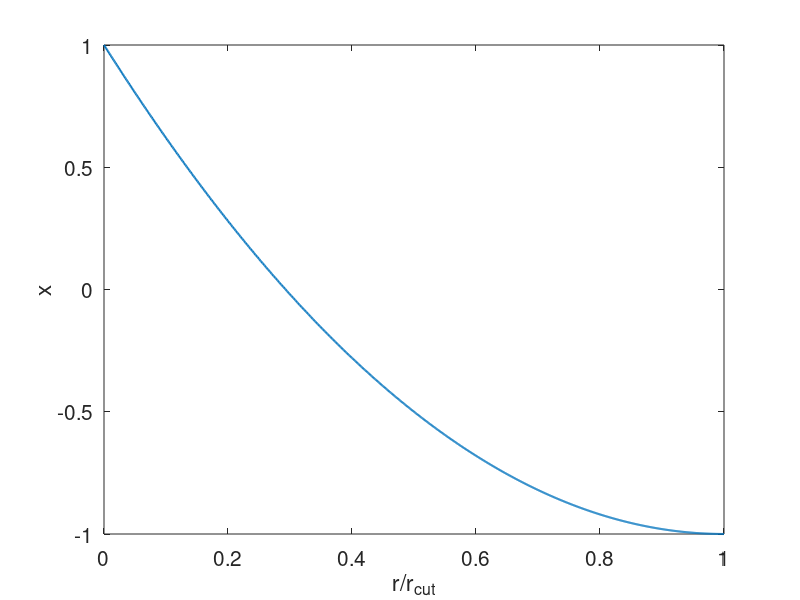
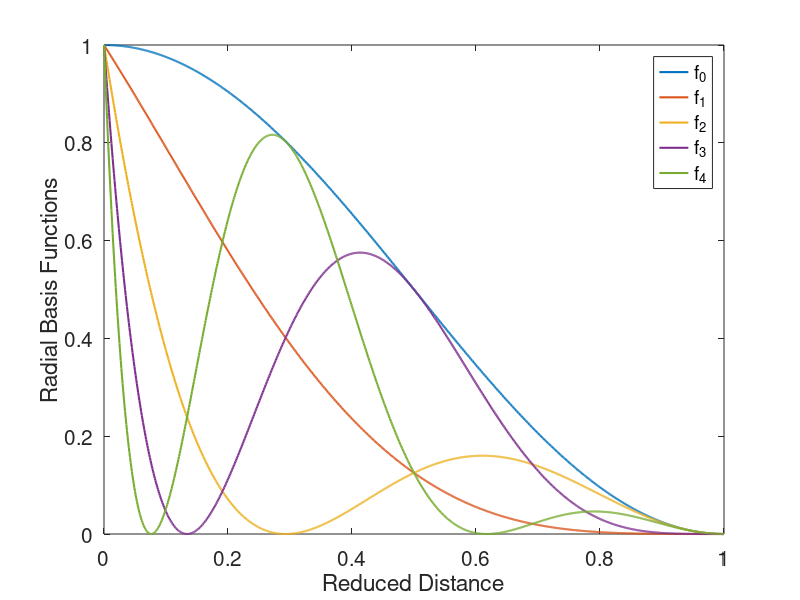

Source code (MATLAB) for these figures, in order:
clear; close all;
n_max = 5;
r = 0 : 0.001 : 1;
x = 2 * (r-1).^2 - 1;
fc=0.5*cos(pi*r)+0.5;

f = zeros(n_max, length(x));
f(1,:) = 1;
f(2,:) = x;
for n = 3 : n_max
    f(n,:) = 2 * x .* f(n-1,:) - f(n-2,:);
end
for n = 1 : n_max
    f(n,:) = (1+f(n,:))/2 .* fc;
end

figure;
plot(r,x,'-','linewidth',1.5);
xlabel('r/r_{cut}');
ylabel('x');
set(gca,'fontsize',15);

figure;
plot(r,f,'-','linewidth',1.5);hold on;
legend('f_0','f_1','f_2','f_3','f_4')
xlabel('Reduced Distance');
ylabel('Radial Basis Functions');
set(gca,'fontsize',15);
